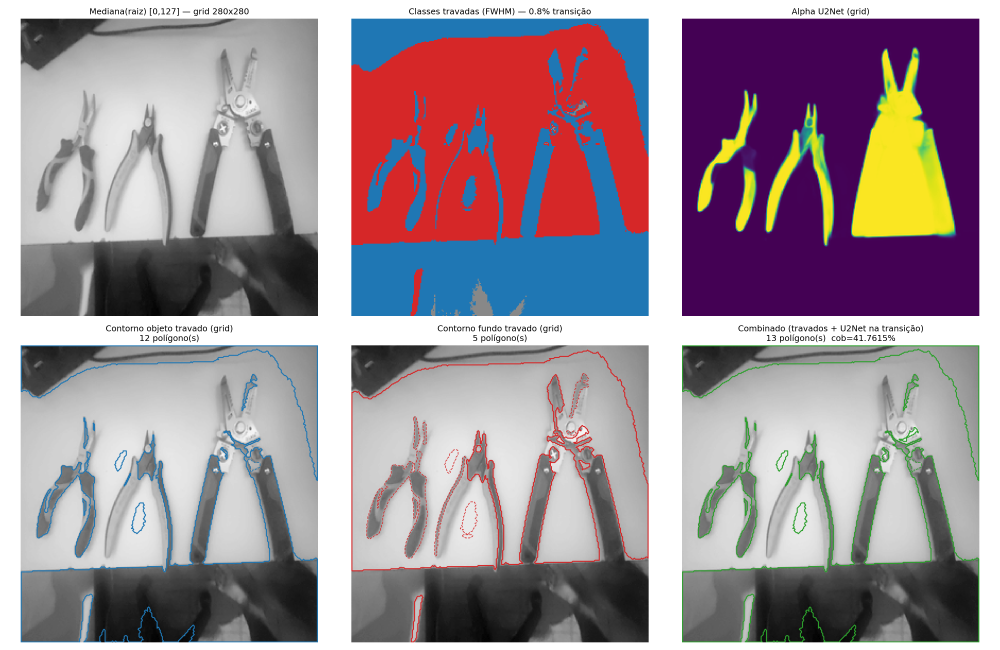
#> input picture experimentos/2026-07-01_mediana_otsu_grid/grid_picos_u2net_transicao.png, 3000 x 1950 px (shown at 1/3 size); its folder holds only this picture in this run
$ python -i alpha_pipeline.py   (imports and definitions only)
#> lines starting #> are read from the running program, lines starting #| are printed output that depends on the picture
### core/config.py
"""Configurações globais do CasaIQ."""
import os
from pathlib import Path
from dotenv import load_dotenv

BASE_DIR             = Path(__file__).parent.parent.resolve()
load_dotenv(BASE_DIR / ".env", override=True)

STORAGE_DIR          = BASE_DIR / "storage"
FOTOS_ORIGINAIS_DIR  = STORAGE_DIR / "fotos_originais"
RECORTES_DIR         = STORAGE_DIR / "recortes"
ICONES_DIR           = STORAGE_DIR / "icones"
VIDEOS_ORIGINAIS_DIR = STORAGE_DIR / "videos_originais"
KEYFRAMES_DIR        = STORAGE_DIR / "keyframes"
DB_PATH              = BASE_DIR / "casaiq.db"

for _d in [FOTOS_ORIGINAIS_DIR, RECORTES_DIR, ICONES_DIR,
           VIDEOS_ORIGINAIS_DIR, KEYFRAMES_DIR]:
    _d.mkdir(parents=True, exist_ok=True)

# Ollama
OLLAMA_VISION_MODEL  = os.getenv("CASAIQ_VISION_MODEL",  "qwen2.5vl:7b")
OLLAMA_TEXT_MODEL    = os.getenv("CASAIQ_TEXT_MODEL",    "llama3.2:3b")
OLLAMA_BASE_URL      = os.getenv("OLLAMA_BASE_URL",      "http://localhost:11434")
OLLAMA_TIMEOUT_S     = int(os.getenv("OLLAMA_TIMEOUT_S", "120"))

# Claude API (Anthropic) — opcional
ANTHROPIC_API_KEY    = os.getenv("ANTHROPIC_API_KEY", "")
ANTHROPIC_MODEL      = "claude-sonnet-4-6"

# Modo de operação do roteador inteligente
# Valores válidos: offline | local_primeiro | hibrido | claude | inteligente
CASAIQ_MODO          = os.getenv("CASAIQ_MODO", "inteligente")

# Limiar de confiança: abaixo disso, roteador considera pedir segunda opinião
LIMIAR_CONFIANCA     = float(os.getenv("CASAIQ_LIMIAR_CONFIANCA", "0.65"))

# Servidor HTTP
API_HOST             = os.getenv("CASAIQ_HOST", "0.0.0.0")
API_PORT             = int(os.getenv("CASAIQ_PORT", "8000"))

# Vídeo — extração de keyframes
CASAIQ_VIDEO_FPS         = float(os.getenv("CASAIQ_VIDEO_FPS", "0.5"))
CASAIQ_VIDEO_MAX_FRAMES  = int(os.getenv("CASAIQ_VIDEO_MAX_FRAMES", "10"))

# Gazetteer DINOv2
_GAZ_BASE            = BASE_DIR / "data" / "gazetteer"
GAZETTEER_ENABLED    = os.getenv("CASAIQ_GAZETTEER", "true").lower() == "true"
GAZETTEER_EMB_PATH   = os.getenv("CASAIQ_GAZETTEER_EMB",   str(BASE_DIR / "embeddings.npy"))
GAZETTEER_FAISS_PATH = os.getenv("CASAIQ_GAZETTEER_FAISS", str(_GAZ_BASE / "gazetteer.faiss"))
GAZETTEER_MAP_PATH   = os.getenv("CASAIQ_GAZETTEER_MAP",   str(_GAZ_BASE / "index_mapping.jsonl"))

# Vetorizador raster→vector (isocontours da superfície de object-ness)
ISOCONTOUR_THRESHOLD = 0.5    # limiar da superfície para binarização (isocontour)
MIN_AREA_PIXEL       = 20     # área mínima (em pixels de bloco) para aceitar polígono
MIN_POLYGON_VERTICES = 3      # número mínimo de vértices para polígono válido
IOU_MATCH_MIN        = 0.1    # limiar mínimo de IoU para casar objeto↔polígono

### core/alpha_pipeline.py
"""
alpha_pipeline.py — Pipeline completo: Alpha U2Net → morph close → vetorizar_superficie → simplify
"""

import json
import time
import numpy as np
import cv2
from PIL import Image
from shapely.geometry import shape

from core.vetorizador_raster import vetorizar_superficie

_ORT_SESSION = None
_MODEL_PATH = "/home/cuco/.u2net/u2net.onnx"


def _get_session():
    global _ORT_SESSION
    if _ORT_SESSION is None:
        import onnxruntime as ort
        _ORT_SESSION = ort.InferenceSession(_MODEL_PATH, providers=["CPUExecutionProvider"])
    return _ORT_SESSION


def _u2net_infer(img_path: str, grid: int, threshold: float) -> tuple[np.ndarray, float]:
    """Retorna (alpha_grid float32 [0,1] grid×grid, elapsed_ms)."""
#> called with grid = 280, threshold = 0.5
    t0 = time.perf_counter()

    img = Image.open(img_path).convert("RGB")
    img_320 = img.resize((320, 320), Image.BILINEAR)
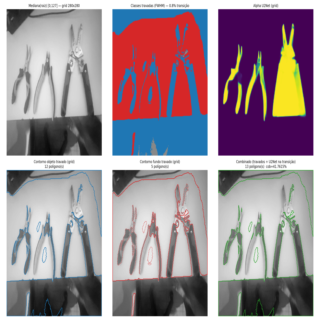
#> img_320: PIL image 320x320 RGB; mean R, G, B 157.3, 142.9, 151
    arr = np.array(img_320, dtype=np.float32) / 255.0

    mean = np.array([0.485, 0.456, 0.406], dtype=np.float32)
    std  = np.array([0.229, 0.224, 0.225], dtype=np.float32)
    arr = (arr - mean) / std
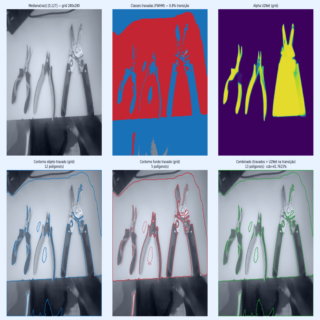
#> arr: shape (320, 320, 3) float32; mean R, G, B 0.575, 0.466, 0.828; drawn with min black and max white
    arr = arr.transpose(2, 0, 1)[np.newaxis, :]  # (1,3,320,320)

    session = _get_session()
    input_name = session.get_inputs()[0].name
    outputs = session.run(None, {input_name: arr})

    pred = outputs[0][0, 0]  # (320,320)
    pred = (pred - pred.min()) / (pred.max() - pred.min() + 1e-8)

    # resize para grid×grid
    alpha_grid = cv2.resize(pred, (grid, grid), interpolation=cv2.INTER_LINEAR)
    alpha_grid = np.clip(alpha_grid, 0.0, 1.0).astype(np.float32)

    elapsed = (time.perf_counter() - t0) * 1000
    return alpha_grid, elapsed


def _morph_close(alpha: np.ndarray, kernel_size: int) -> tuple[np.ndarray, float]:
    t0 = time.perf_counter()
    kernel = np.ones((kernel_size, kernel_size), dtype=np.uint8)
    uint8 = (alpha * 255).astype(np.uint8)
    closed = cv2.morphologyEx(uint8, cv2.MORPH_CLOSE, kernel)
    result = closed.astype(np.float32) / 255.0
    elapsed = (time.perf_counter() - t0) * 1000
    return result, elapsed


def _vetorizar(sup: np.ndarray) -> tuple[list, float]:
    t0 = time.perf_counter()
    res = vetorizar_superficie(sup)
    features = json.loads(res["geojson"])["features"]
    elapsed = (time.perf_counter() - t0) * 1000
    return features, elapsed


def _simplify_collect(features: list, tol: float) -> tuple[list, float]:
    t0 = time.perf_counter()
    polys = []
    for feat in features:
        geom = shape(feat["geometry"])
        geom = geom.simplify(tol, preserve_topology=True)
        if geom.is_empty or not geom.is_valid:
            continue
        area = geom.area
        cx, cy = geom.centroid.x, geom.centroid.y
        n_verts = len(list(geom.geoms[0].exterior.coords)) if geom.geom_type == "MultiPolygon" else (
            len(list(geom.exterior.coords)) if geom.geom_type == "Polygon" else 0
        )
        polys.append({"geometry": geom, "area": area, "n_vertices": n_verts, "centroid": (cx, cy)})

    polys.sort(key=lambda p: p["area"], reverse=True)
    polys = polys[:10]
    elapsed = (time.perf_counter() - t0) * 1000
    return polys, elapsed


def processar_imagem(img_path: str, grid: int = 280, threshold: float = 0.5,
                     morph_kernel: int = 5, simplify_tol: float = 2.0) -> dict:
    """
    Pipeline completo: imagem → polígonos vetoriais via alpha U2Net.

    Retorna dict com:
      'alpha_grid'    : np.ndarray (grid×grid) superficie alpha [0,1]
      'sup_morph'     : np.ndarray (grid×grid) após morph close
      'poligonos'     : list[dict] cada item: {'geometry': shapely_geom, 'area': float,
                         'n_vertices': int, 'centroid': (x,y)}
      'n_poligonos'   : int
      'area_total'    : float (px²)
      'cobertura_pct' : float (% do grid)
      'tempo_ms'      : dict {'u2net': float, 'morph': float, 'vetorizar': float,
                              'simplify': float, 'total': float}
    """
    t_total = time.perf_counter()

    alpha_grid, t_u2net = _u2net_infer(img_path, grid, threshold)
    sup_morph, t_morph = _morph_close(alpha_grid, morph_kernel)
    features, t_vet = _vetorizar(sup_morph)
    polys, t_simp = _simplify_collect(features, simplify_tol)

    area_total = sum(p["area"] for p in polys)
    cobertura_pct = (area_total / (grid * grid)) * 100.0
    t_total_ms = (time.perf_counter() - t_total) * 1000

    return {
        "alpha_grid":    alpha_grid,
        "sup_morph":     sup_morph,
        "poligonos":     polys,
        "n_poligonos":   len(polys),
        "area_total":    area_total,
        "cobertura_pct": cobertura_pct,
        "tempo_ms": {
            "u2net":    round(t_u2net, 1),
            "morph":    round(t_morph, 1),
            "vetorizar": round(t_vet, 1),
            "simplify": round(t_simp, 1),
            "total":    round(t_total_ms, 1),
        },
    }

#> (the run stopped early here; a loop or call above may not have finished)

$ run again, on experimentos/2026-07-01_mediana_otsu_grid/contornos_otsu_31_127_255.png
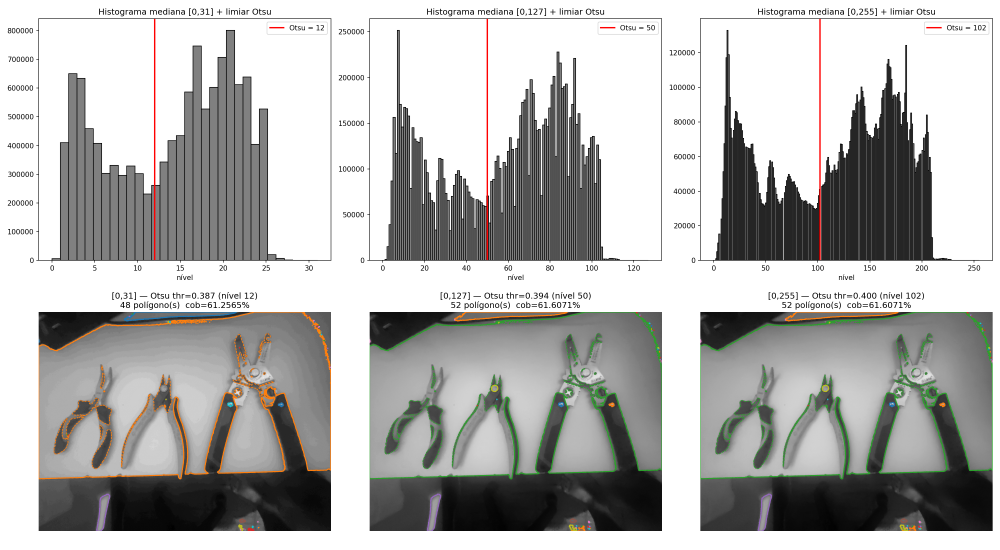
#> input picture experimentos/2026-07-01_mediana_otsu_grid/contornos_otsu_31_127_255.png, 3000 x 1650 px (shown at 1/3 size)
#> in _u2net_infer, `img_320 = img.resize((320, 320), Image.BILINEAR)`:
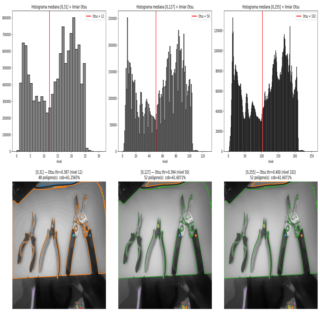
#> img_320: PIL image 320x320 RGB; mean R, G, B 179.8, 179.6, 178.1
#> in _u2net_infer, `arr = (arr - mean) / std`:
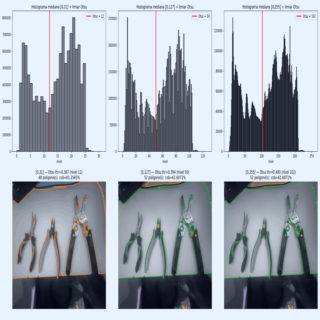
#> arr: shape (320, 320, 3) float32; mean R, G, B 0.962, 1.11, 1.3; drawn with min black and max white

$ run again, on experimentos/2026-07-01_mediana_otsu_grid/contornos_otsu_3_7.png
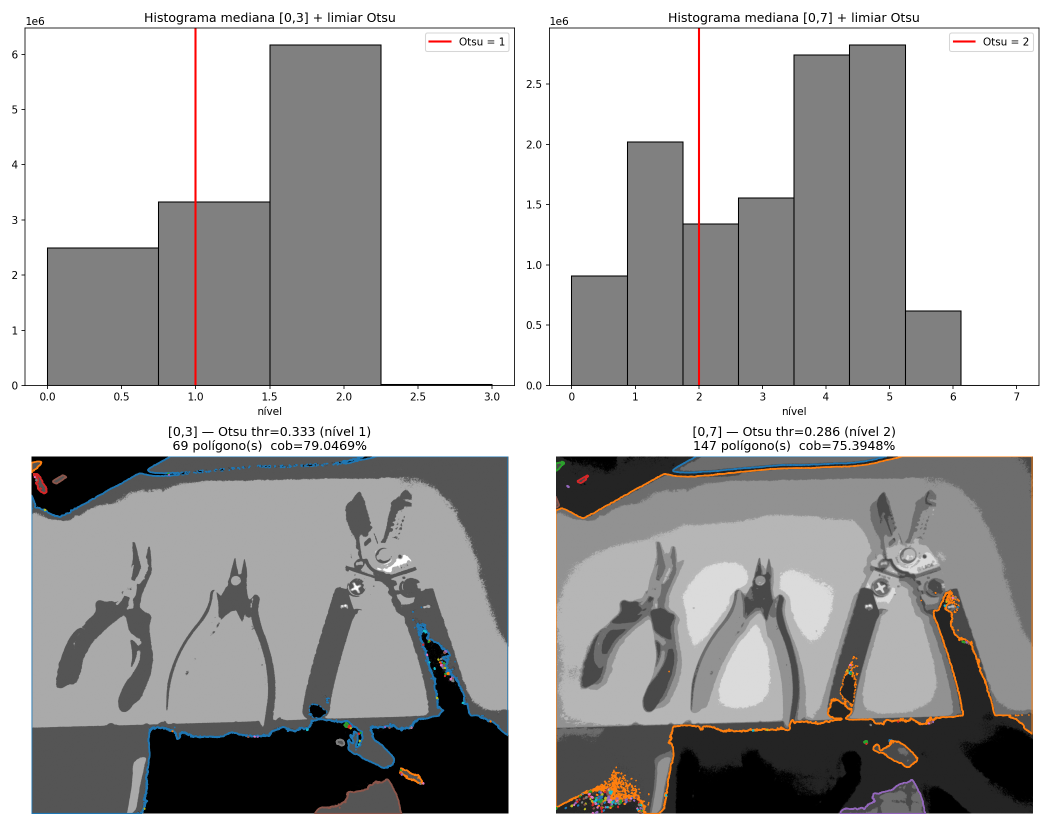
#> input picture experimentos/2026-07-01_mediana_otsu_grid/contornos_otsu_3_7.png, 2100 x 1650 px (shown at 1/2 size)
#> in _u2net_infer, `img_320 = img.resize((320, 320), Image.BILINEAR)`:
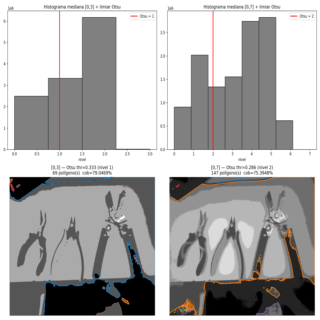
#> img_320: PIL image 320x320 RGB; mean R, G, B 175, 174.3, 174
#> in _u2net_infer, `arr = (arr - mean) / std`:
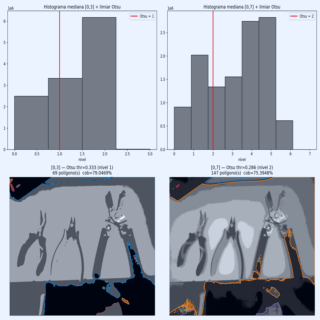
#> arr: shape (320, 320, 3) float32; mean R, G, B 0.879, 1.01, 1.23; drawn with min black and max white

$ run again, on experimentos/2026-07-01_mediana_otsu_grid/mediana16_contornos.png
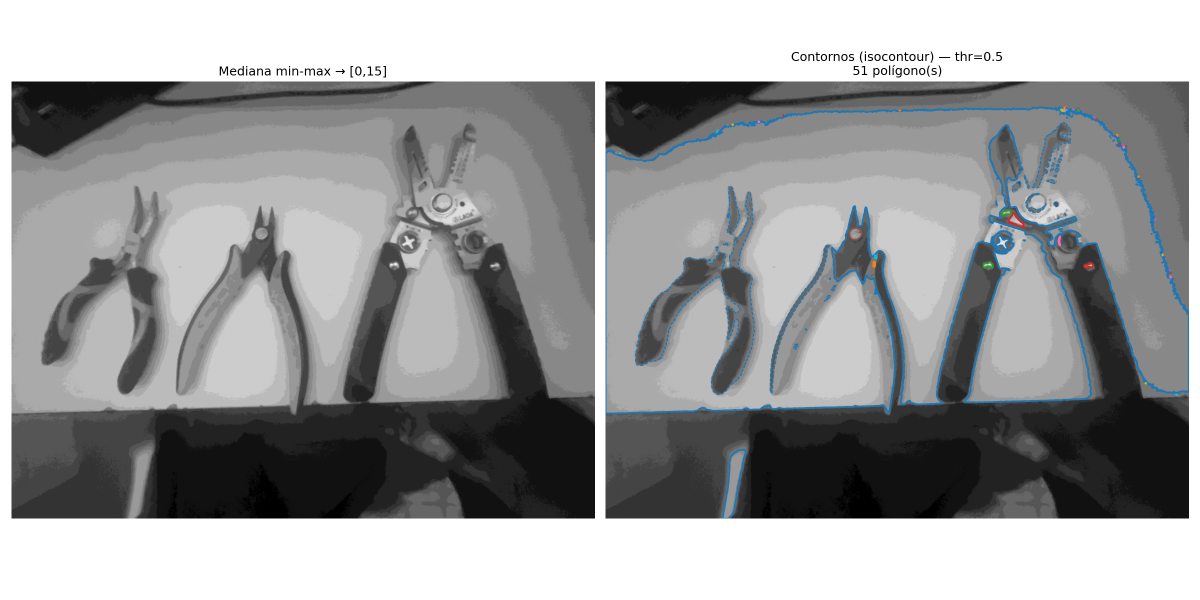
#> input picture experimentos/2026-07-01_mediana_otsu_grid/mediana16_contornos.png, 2400 x 1200 px (shown at 1/2 size)
#> in _u2net_infer, `img_320 = img.resize((320, 320), Image.BILINEAR)`:
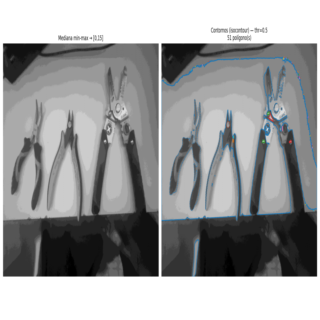
#> img_320: PIL image 320x320 RGB; mean R, G, B 154.4, 155.4, 156.1
#> in _u2net_infer, `arr = (arr - mean) / std`:
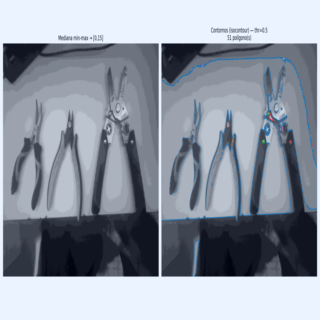
#> arr: shape (320, 320, 3) float32; mean R, G, B 0.526, 0.685, 0.917; drawn with min black and max white
